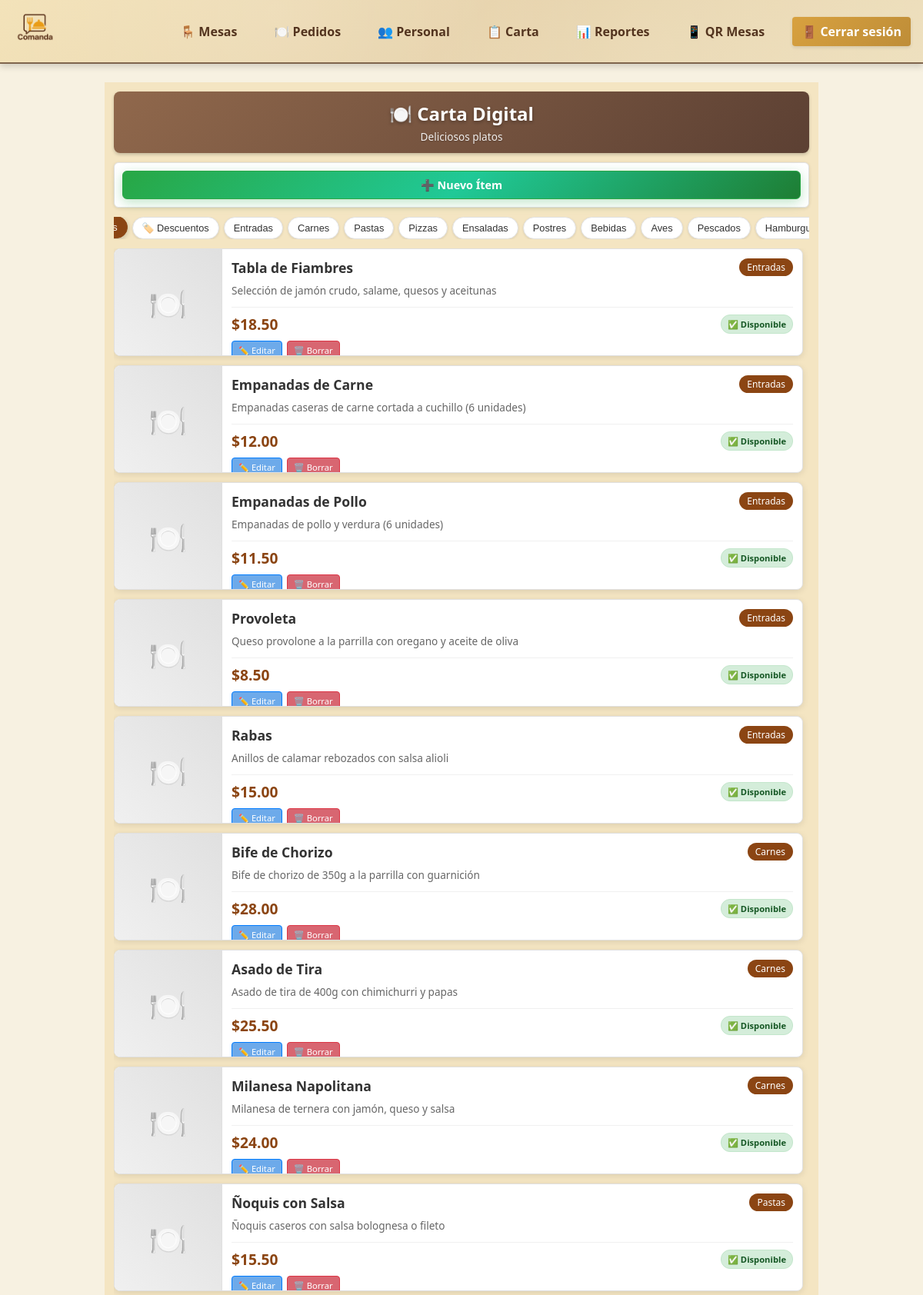
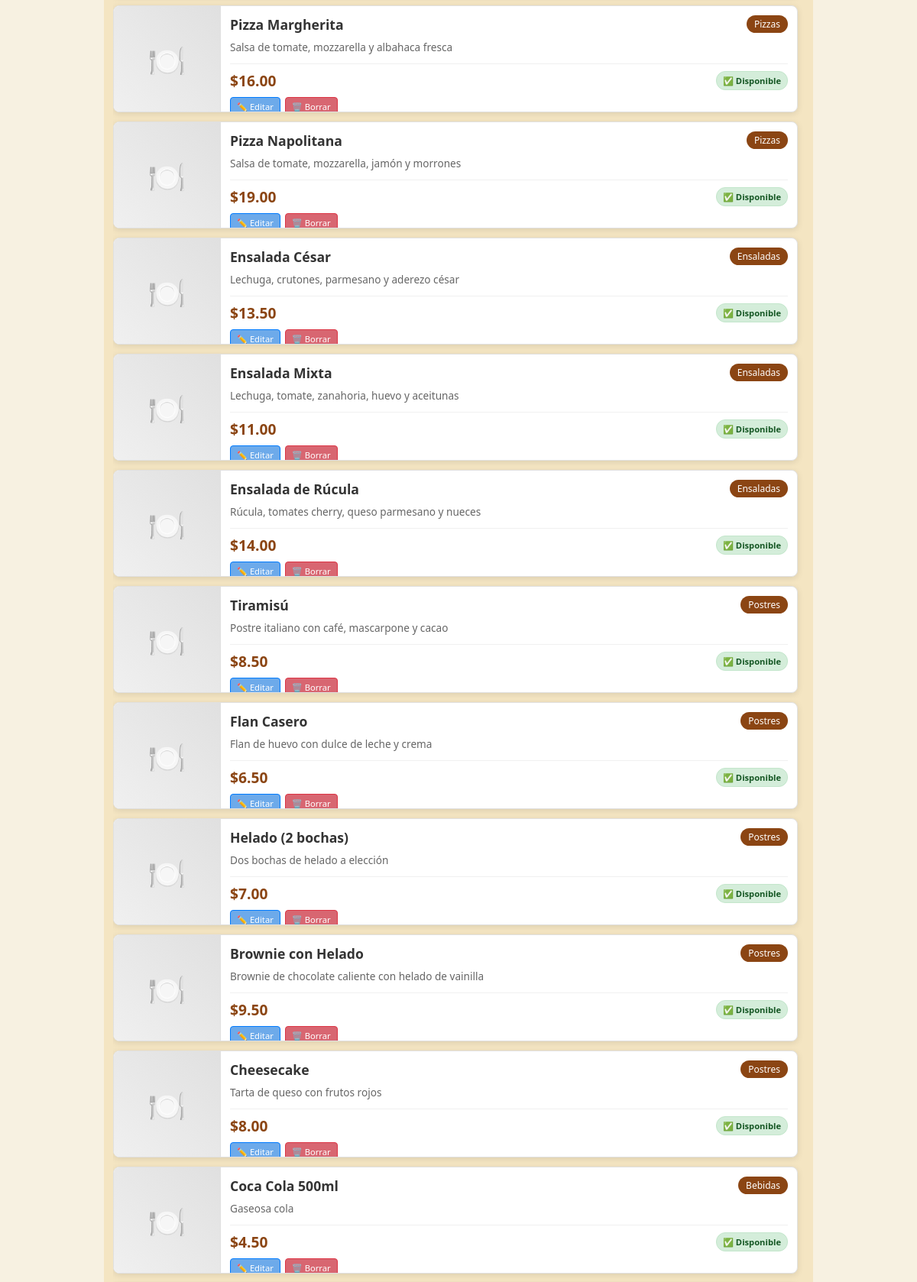
The app's page /index.php?route=carta (signed in, upper part) with its own data (2 pictures, top to bottom).
### tables this page shows
CREATE TABLE carta (
  id_item        INT UNSIGNED AUTO_INCREMENT PRIMARY KEY,
  nombre         VARCHAR(100) NOT NULL UNIQUE,
  descripcion    TEXT,
  precio         DECIMAL(10,2) NOT NULL,
  categoria      VARCHAR(50) NULL,
  disponibilidad TINYINT(1) NOT NULL DEFAULT 1,
  imagen_url     VARCHAR(255) NULL,
  descuento      DECIMAL(5,2) NOT NULL DEFAULT 0.00,
  fecha_creacion TIMESTAMP NOT NULL DEFAULT CURRENT_TIMESTAMP
);

### src/controllers/CartaController.php (called while the page is built, shortened)
<?php
require_once __DIR__ . '/../config/helpers.php';
class CartaController {
    public static function index() {
        $items = CartaItem::allIncludingUnavailable();
        include __DIR__ . '/../views/carta/index.php';
    }
}

### src/config/helpers.php (called while the page is built)
<?php
function getBaseUrl() {
    $protocol = isset($_SERVER['HTTPS']) && $_SERVER['HTTPS'] === 'on' ? 'https' : 'http';
    $host = $_SERVER['HTTP_HOST'];
    $script_name = $_SERVER['SCRIPT_NAME'];
    return $protocol . '://' . $host . dirname($script_name);
}
function url($route = '', $params = []) {
    $base_url = getBaseUrl();
    $url = $base_url . '/index.php';
    if ($route) {
        $url .= '?route=' . $route;
    }
    if (!empty($params)) {
        foreach ($params as $key => $value) {
            $url .= '&' . urlencode($key) . '=' . urlencode($value);
        }
    }
    return $url;
}
?>

### src/models/CartaItem.php (called while the page is built, shortened)
<?php
class CartaItem {
    public static function allIncludingUnavailable(): array {
        $db = (new Database)->getConnection();
        return $db->query("SELECT * FROM carta")->fetchAll(PDO::FETCH_ASSOC);
    }
}

### src/views/carta/index.php (the view, shortened to what this page needs)
<?php
require_once __DIR__ . '/../../config/helpers.php';
$rol = $_SESSION['user']['rol'];
$items = CartaItem::allIncludingUnavailable();
?>
<div class="carta-container">
  <div class="carta-header">
    <h1 class="carta-title">🍽️ Carta Digital</h1>
    <p class="carta-subtitle">Deliciosos platos </p>
  </div>
  <?php if ($rol === 'administrador'): ?>
    <div class="admin-controls">
      <a href="<?= url('carta/create') ?>" class="btn-nuevo-item">
        ➕ Nuevo Ítem
      </a>
    </div>
  <?php endif; ?>
  <?php
  $ordenCategorias = [
    'Entradas',
    'Platos principales',
    'Carnes',
    'Pastas',
    'Pizzas',
    'Ensaladas',
    'Postres',
    'Bebidas'
  ];
  $mapeoCategorias = [
    'entradas' => 'Entradas',
    'platos principales' => 'Platos principales',
    'platos principales' => 'Platos principales',
    'Platos Principales' => 'Platos principales',
    'carnes' => 'Carnes',
    'pastas' => 'Pastas',
    'pizzas' => 'Pizzas',
    'ensaladas' => 'Ensaladas',
    'postres' => 'Postres',
    'bebidas' => 'Bebidas'
  ];
  $categorias = [];
  $categoriasUnicas = [];
  foreach ($items as $item) {
      $categoriaOriginal = $item['categoria'] ?? 'Sin categoría';
      $categoria = $mapeoCategorias[strtolower($categoriaOriginal)] ?? $categoriaOriginal;
      if (!in_array($categoria, $categoriasUnicas)) {
          $categoriasUnicas[] = $categoria;
      }
      if (!isset($categorias[$categoria])) {
          $categorias[$categoria] = [];
      }
      $categorias[$categoria][] = $item;
  }
  $categoriasOrdenadas = [];
  foreach ($ordenCategorias as $categoriaOrden) {
      if (in_array($categoriaOrden, $categoriasUnicas)) {
          $categoriasOrdenadas[] = $categoriaOrden;
      }
  }
  foreach ($categoriasUnicas as $categoria) {
      if (!in_array($categoria, $categoriasOrdenadas)) {
          $categoriasOrdenadas[] = $categoria;
      }
  }
  ?>
  <div class="categorias-nav">
    <button class="categoria-btn active" data-categoria="todas" onclick="filtrarCategoria('todas')">Todas</button>
    <button class="categoria-btn" data-categoria="descuentos" onclick="filtrarCategoria('descuentos')">🏷️ Descuentos</button>
    <?php foreach ($categoriasOrdenadas as $categoria): ?>
      <button class="categoria-btn" data-categoria="<?= htmlspecialchars($categoria) ?>" onclick="filtrarCategoria('<?= htmlspecialchars($categoria) ?>')">
        <?= htmlspecialchars($categoria) ?>
      </button>
    <?php endforeach; ?>
  </div>
  <div class="menu-grid" id="menu-grid">
      <?php
    foreach ($categoriasOrdenadas as $categoriaOrden):
      if (isset($categorias[$categoriaOrden])):
        foreach ($categorias[$categoriaOrden] as $item):
      $precioFinal = $item['precio'];
      $categoriaOriginal = $item['categoria'] ?? 'Sin categoría';
      $categoriaNormalizada = $mapeoCategorias[strtolower($categoriaOriginal)] ?? $categoriaOriginal;
      ?>
      <div class="menu-item <?= !$item['disponibilidad'] ? 'unavailable' : '' ?>"
           data-categoria="<?= htmlspecialchars($categoriaNormalizada) ?>"
           data-item-id="<?= $item['id_item'] ?>">
        <?php if (!empty($item['imagen_url'])): ?>
          <img src="<?= htmlspecialchars($item['imagen_url']) ?>"
               alt="<?= htmlspecialchars($item['nombre']) ?>"
               class="item-image"
               onerror="this.style.display='none'; this.nextElementSibling.style.display='flex';">
          <div class="item-image-placeholder" style="display: none;">
            🍽️
          </div>
        <?php else: ?>
          <div class="item-image-placeholder">
            🍽️
          </div>
        <?php endif; ?>
        <div class="item-content">
          <div class="item-header">
            <h3 class="item-name"><?= htmlspecialchars($item['nombre']) ?></h3>
            <span class="item-category"><?= htmlspecialchars($item['categoria'] ?? 'Sin categoría') ?></span>
          </div>
          <p class="item-description">
            <?= htmlspecialchars($item['descripcion'] ?? 'Delicioso plato preparado con ingredientes frescos.') ?>
          </p>
          <div class="item-footer">
            <div class="item-price">
              <?php if (!empty($item['descuento']) && $item['descuento'] > 0): ?>
                <span class="price-original">$<?= number_format($item['precio'], 2) ?></span>
                <p class="price-final">$<?= number_format($precioFinal, 2) ?></p>
                <span class="discount-badge">-<?= number_format($item['descuento'], 0) ?>% OFF</span>
              <?php else: ?>
                <p class="price-normal">$<?= number_format($item['precio'], 2) ?></p>
              <?php endif; ?>
            </div>
            <div class="availability-badge <?= $item['disponibilidad'] ? 'available' : 'unavailable-badge' ?>">
              <?= $item['disponibilidad'] ? '✅ Disponible' : '❌ Agotado' ?>
            </div>
          </div>
          <?php if ($rol === 'administrador'): ?>
            <div class="admin-actions">
              <a href="<?= url('carta/edit', ['id' => $item['id_item']]) ?>" class="btn-modern btn-edit">
                ✏️ Editar
              </a>
              <a href="#"
                 class="btn-modern btn-delete"
                 onclick="confirmarBorradoCarta(<?= $item['id_item'] ?>, '<?= htmlspecialchars($item['nombre']) ?>')">
                🗑️ Borrar
              </a>
            </div>
          <?php endif; ?>
        </div>
      </div>
    <?php
        endforeach;
      endif;
    endforeach;
    ?>
  </div>
</div>

### public/assets/css/style.css (style rules this page uses)
:root { --background: #f7f1e1; --surface: hsl(42, 60%, 84%); --primary: #f3e2b8; --secondary: #7f654d; --accent: #eee0be; --text: #3f3f3f; --text-light: #ffffff; }
* { margin: 0; padding: 0; box-sizing: border-box; }
html, body { min-height: 100vh; font-family: "Segoe UI", Tahoma, sans-serif; background-color: var(--background); color: var(--text); display: flex; flex-direction: column; }
h1, h2 { margin-bottom: 1rem; color: var(--secondary); }

### records on screen
carta: nombre "Tabla de Fiambres", categoria "Entradas", descripcion "Selección de jamón crudo, salame, quesos y aceitunas", precio "18.50", disponibilidad "✅ Disponible"
carta: nombre "Empanadas de Carne", categoria "Entradas", descripcion "Empanadas caseras de carne cortada a cuchillo (6 unidades)", precio "12.00", disponibilidad "✅ Disponible"
carta: nombre "Empanadas de Pollo", categoria "Entradas", descripcion "Empanadas de pollo y verdura (6 unidades)", precio "11.50", disponibilidad "✅ Disponible"
carta: nombre "Provoleta", categoria "Entradas", descripcion "Queso provolone a la parrilla con oregano y aceite de oliva", precio "8.50", disponibilidad "✅ Disponible"
carta: nombre "Rabas", categoria "Entradas", descripcion "Anillos de calamar rebozados con salsa alioli", precio "15.00", disponibilidad "✅ Disponible"
carta: nombre "Bife de Chorizo", categoria "Carnes", descripcion "Bife de chorizo de 350g a la parrilla con guarnición", precio "28.00", disponibilidad "✅ Disponible"
carta: nombre "Asado de Tira", categoria "Carnes", descripcion "Asado de tira de 400g con chimichurri y papas", precio "25.50", disponibilidad "✅ Disponible"
carta: nombre "Milanesa Napolitana", categoria "Carnes", descripcion "Milanesa de ternera con jamón, queso y salsa", precio "24.00", disponibilidad "✅ Disponible"
carta: nombre "Ñoquis con Salsa", categoria "Pastas", descripcion "Ñoquis caseros con salsa bolognesa o fileto", precio "15.50", disponibilidad "✅ Disponible"
carta: nombre "Pizza Margherita", categoria "Pizzas", descripcion "Salsa de tomate, mozzarella y albahaca fresca", precio "16.00", disponibilidad "✅ Disponible"
carta: nombre "Pizza Napolitana", categoria "Pizzas", descripcion "Salsa de tomate, mozzarella, jamón y morrones", precio "19.00", disponibilidad "✅ Disponible"
carta: nombre "Ensalada César", categoria "Ensaladas", descripcion "Lechuga, crutones, parmesano y aderezo césar", precio "13.50", disponibilidad "✅ Disponible"
carta: nombre "Ensalada Mixta", categoria "Ensaladas", descripcion "Lechuga, tomate, zanahoria, huevo y aceitunas", precio "11.00", disponibilidad "✅ Disponible"
carta: nombre "Ensalada de Rúcula", categoria "Ensaladas", descripcion "Rúcula, tomates cherry, queso parmesano y nueces", precio "14.00", disponibilidad "✅ Disponible"
carta: nombre "Tiramisú", categoria "Postres", descripcion "Postre italiano con café, mascarpone y cacao", precio "8.50", disponibilidad "✅ Disponible"
carta: nombre "Flan Casero", categoria "Postres", descripcion "Flan de huevo con dulce de leche y crema", precio "6.50", disponibilidad "✅ Disponible"
carta: nombre "Helado (2 bochas)", categoria "Postres", descripcion "Dos bochas de helado a elección", precio "7.00", disponibilidad "✅ Disponible"
carta: nombre "Brownie con Helado", categoria "Postres", descripcion "Brownie de chocolate caliente con helado de vainilla", precio "9.50", disponibilidad "✅ Disponible"
carta: nombre "Cheesecake", categoria "Postres", descripcion "Tarta de queso con frutos rojos", precio "8.00", disponibilidad "✅ Disponible"
carta: nombre "Coca Cola 500ml", categoria "Bebidas", descripcion "Gaseosa cola", precio "4.50", disponibilidad "✅ Disponible"

### other values on screen
$categoria "Entradas"
$categoria "Carnes"
$categoria "Pastas"
$categoria "Pizzas"
$categoria "Ensaladas"
$categoria "Postres"
$categoria "Bebidas"
$categoria "Aves"
$categoria "Pescados"
